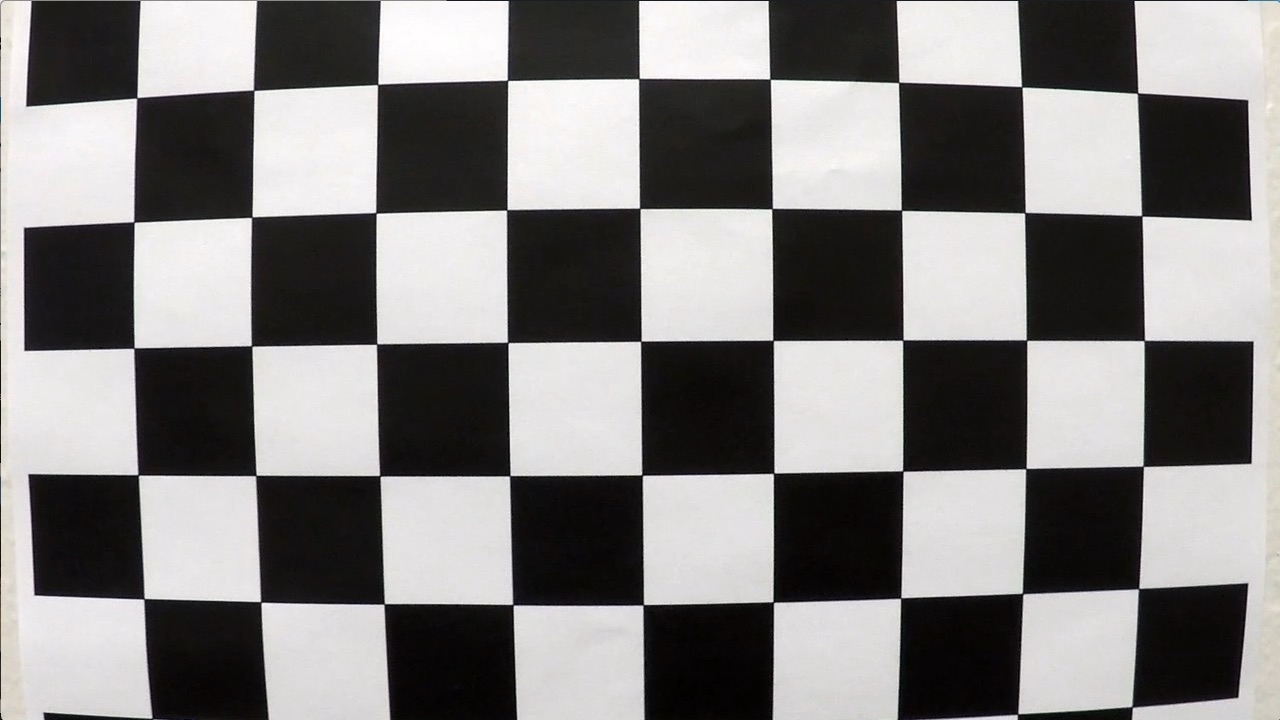
#> input picture camera_cal/calibration1.jpg, 1280 x 720 px; its folder holds only this picture in this run
$ jupyter execute --allow-errors example.ipynb   (shell and % lines are left out)   (older library calls are emulated)
#> lines starting #> are read from the running program, lines starting #| are printed output that depends on the picture; after the words box and inside, x2 and y2 are one past the last pixel; in counts of white or black regions, pixels touching at a corner belong together
## Advanced Lane Finding Project

The goals / steps of this project are the following:

* Compute the camera calibration matrix and distortion coefficients given a set of chessboard images.
* Apply a distortion correction to raw images.
* Use color transforms, gradients, etc., to create a thresholded binary image.
* Apply a perspective transform to rectify binary image ("birds-eye view").
* Detect lane pixels and fit to find the lane boundary.
* Determine the curvature of the lane and vehicle position with respect to center.
* Warp the detected lane boundaries back onto the original image.
* Output visual display of the lane boundaries and numerical estimation of lane curvature and vehicle position.

---
## Camera Calibration using Chessboard

[cell 1]
import numpy as np
import cv2
import glob
import matplotlib.pyplot as plt
# visualization will be shown in the notebook

# prepare object points, like (0,0,0), (1,0,0), (2,0,0) ....,(6,5,0)
objp = np.zeros((6*9,3), np.float32)
objp[:,:2] = np.mgrid[0:9,0:6].T.reshape(-1,2)

# Arrays to store object points and image points from all the images.
objpoints = [] # 3d points in real world space
imgpoints = [] # 2d points in image plane.

# Make a list of calibration images
images = glob.glob('../camera_cal/calibration*.jpg')

# Step through the list and search for chessboard corners
for fname in images:
    img = cv2.imread(fname)
#> img is the input picture: shape (720, 1280, 3); mean B, G, R 127.8, 128.4, 130.1
    gray = cv2.cvtColor(img,cv2.COLOR_BGR2GRAY)

    # Find the chessboard corners
    ret, corners = cv2.findChessboardCorners(gray, (9,6),None)
#> ret = False; corners = None
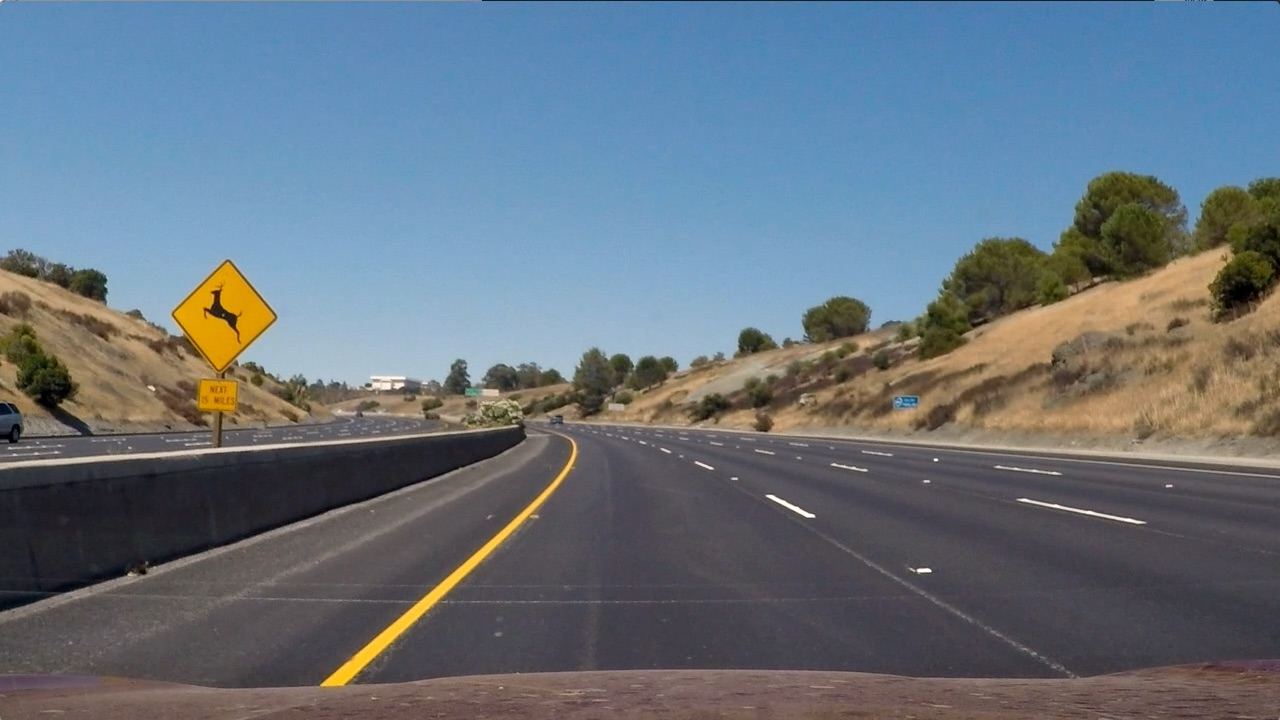
#> input picture test_images/test2.jpg, 1280 x 720 px, found by its file name
#> further down, image is the input picture: shape (720, 1280, 3); mean R, G, B 102.8, 114.6, 125.5

    # If found, add object points, image points
    if ret == True:
        objpoints.append(objp)
        imgpoints.append(corners)

        # Draw and display the corners
        img = cv2.drawChessboardCorners(img, (9,6), corners, ret)
        cv2.imshow('img',img)
        cv2.waitKey(500)

cv2.destroyAllWindows()

## Define Methods to Undistort Images

[cell 2]
def cal_undistort(img, objpoints, imgpoints):
    # Do camera calibration given object points and image points
    gray = cv2.cvtColor(img,cv2.COLOR_BGR2GRAY)
    ret, mtx, dist, rvecs, tvecs = cv2.calibrateCamera(objpoints, imgpoints, gray.shape[::-1], None, None)
    dst = cv2.undistort(img, mtx, dist, None, mtx)
    return dst

def plot_image_comparison(original, undistorted):
    f, (ax1, ax2) = plt.subplots(1, 2, figsize=(24, 9))
    ax1.imshow(original)
    ax1.set_title('Original Image', fontsize=20)
    ax2.imshow(undistorted)
    ax2.set_title('Undistorted Image', fontsize=20)

# show an example of the undistorted image
img = cv2.imread('../camera_cal/calibration5.jpg')
#> (the rest of this cell did not finish here and is left out)

[cell 3]
import matplotlib.image as mpimg

# Edit this function to create your own pipeline.
def pipeline(img, s_thresh=(200, 250), sx_thresh=(20, 100)):
#> called with s_thresh = (200, 250), sx_thresh = (20, 100)
    img = np.copy(img)
    # Convert to HLS color space and separate the V channel
    hsv = cv2.cvtColor(img, cv2.COLOR_RGB2HSV).astype(np.float)
    h_channel = hsv[:,:,0]
    s_channel = hsv[:,:,1]
    v_channel = hsv[:,:,2]

    # Sobel x
    sobelx = cv2.Sobel(v_channel, cv2.CV_64F, 1, 0) # Take the derivative in x
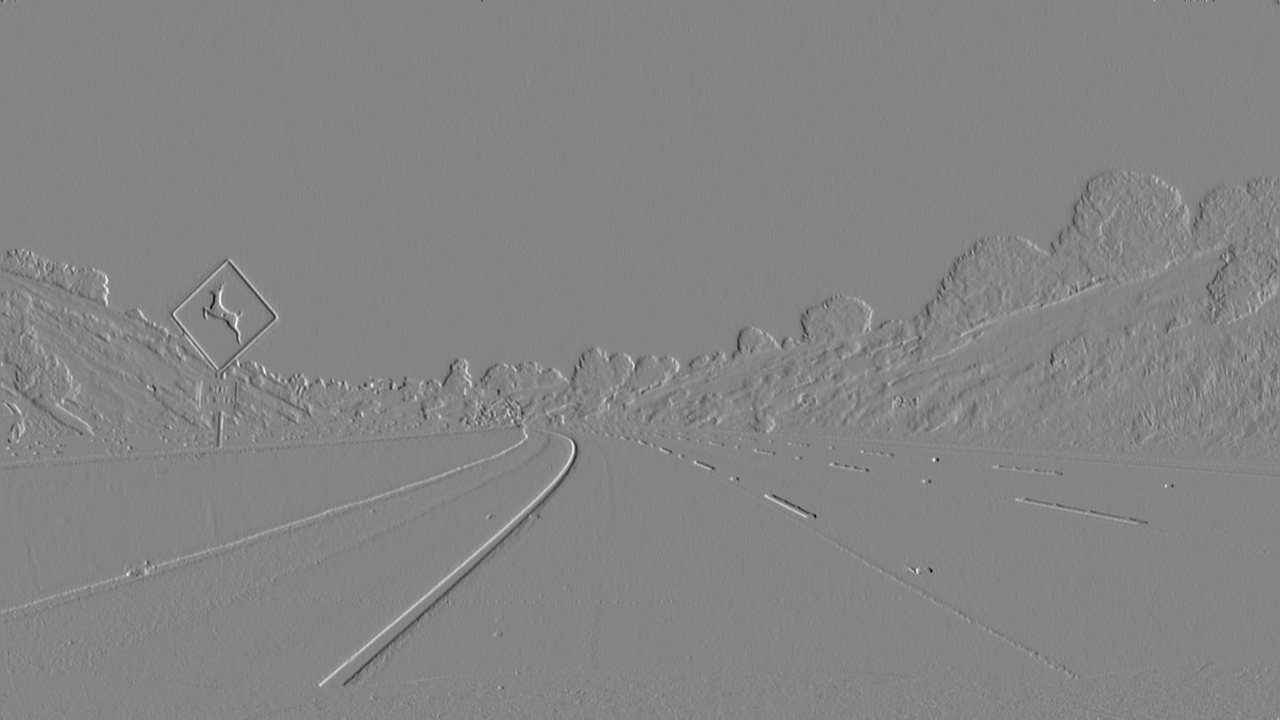
#> sobelx: shape (720, 1280) float64; min -602, max 554, mean -0.1; drawn with min black and max white
    abs_sobelx = np.absolute(sobelx) # Absolute x derivative to accentuate lines away from horizontal
    scaled_sobelx = np.uint8(255*abs_sobelx/np.max(abs_sobelx))

    # Threshold x gradient
    sxbinary = np.zeros_like(scaled_sobelx)
    sxbinary[(scaled_sobelx >= sx_thresh[0]) & (scaled_sobelx <= sx_thresh[1])] = 1

    # Threshold color channel
    s_binary = np.zeros_like(s_channel)
    s_binary[(s_channel >= s_thresh[0]) & (s_channel <= s_thresh[1])] = 1

    # H-channel between 20-25 is for yellow hue
    h_binary = np.zeros_like(h_channel)
    h_binary[(h_channel >= 20) & (h_channel <= 25)] = 1

    # v-channel high for bright and highly reflective materials
    v_binary = np.zeros_like(v_channel)
    v_binary[(v_channel >= 220) & (v_channel <= 255)] = 1

    # Stack each channel
    # Note color_binary[:, :, 0] is all 0s, effectively an all black image. It might
    # be beneficial to replace this channel with something else.
    # color_binary = np.dstack((s_binary, v_binary, sxbinary)) * 255

    # Combined binary1 (probably most robust, due to having saturation channel)
    combined_binary1 = np.zeros_like(sxbinary)
    combined_binary1[(s_binary == 1) | (v_binary == 1) | (sxbinary == 1)] = 1

    # Combined binary2 (probably the most clear in this example)
    combined_binary2 = np.zeros_like(sxbinary)
    combined_binary2[(h_binary == 1) | (v_binary == 1) | (sxbinary == 1)] = 1
    return combined_binary1.astype(np.uint8), combined_binary2.astype(np.uint8)

image = mpimg.imread('test_images/test2.jpg')
result1, result2 = pipeline(image)
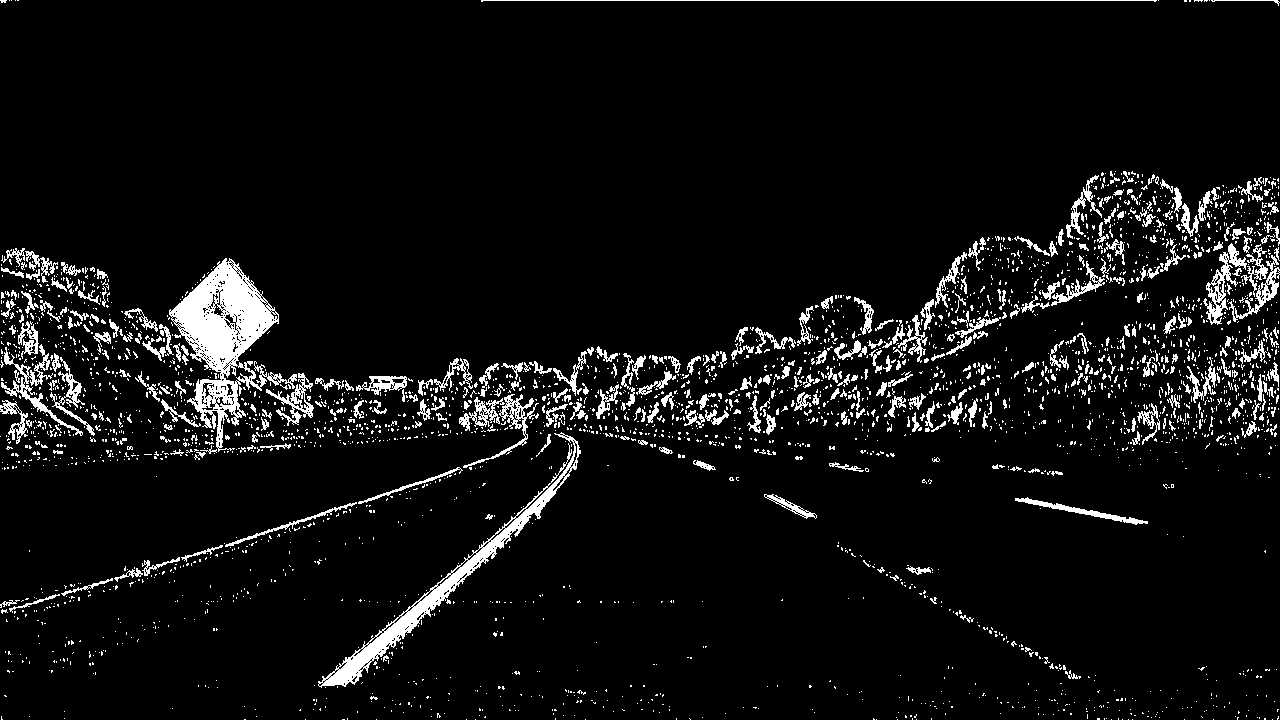
#> result1: shape (720, 1280); values 0 (black) and 1 (white), 6.3% white; 3280 white regions (2912 under 20 px), largest, box (x1, y1, x2, y2) and area: (169, 258, 297, 452) 8572, (318, 432, 581, 688) 4825, (1, 344, 83, 436) 1040
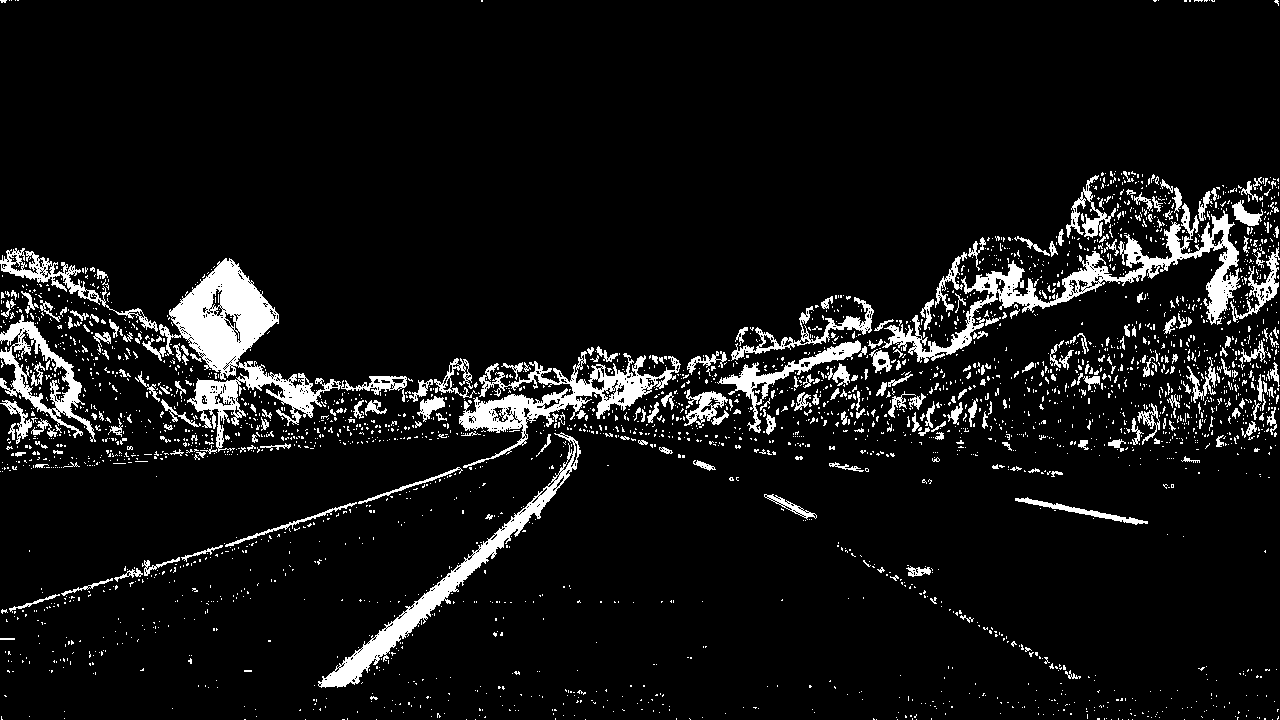
#> result2: shape (720, 1280); values 0 (black) and 1 (white), 7.7% white; 3100 white regions (2826 under 20 px), largest, box (x1, y1, x2, y2) and area: (159, 258, 407, 452) 10892, (882, 203, 1241, 363) 8107, (459, 351, 681, 468) 5985

plot_image_comparison(result1, result2)
